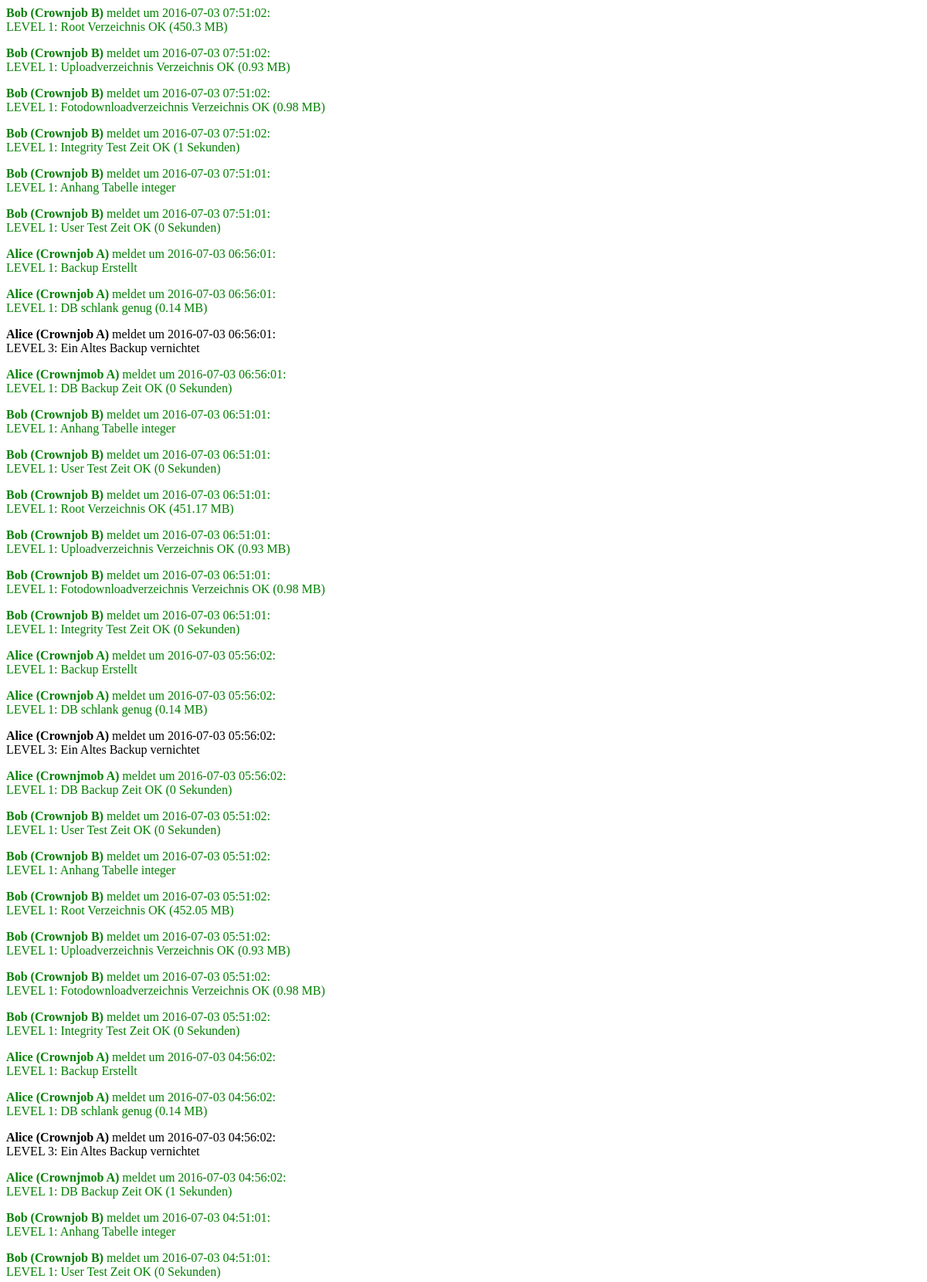
Page /Desktop/alert.php (upper part) on the committed database.
### tables this page shows
CREATE TABLE `kuume_alerts` (
  `AlertID` int(11) NOT NULL AUTO_INCREMENT,
  `LEVEL` int(11) NOT NULL,
  `MESSAGE` varchar(500) NOT NULL,
  `DATETIME_IT_HAPPENED` datetime NOT NULL,
  `BY` varchar(50) NOT NULL,
  `OUTPUT` varchar(2000) NOT NULL,
  PRIMARY KEY (`AlertID`)
);

### func.inc.php (called while the page is built, shortened)
<?php
function connect(){
    include 'config.inc.php';
    $conn = new mysqli($server, $username, $password, $database);
    return $conn;
}

### Desktop/alert.php (the view, shortened to what this page needs)
<?php
include_once 'func.inc.php';
include 'header.php';
$query="SELECT * FROM kuume_alerts ORDER BY DATETIME_IT_HAPPENED DESC";
$result=mysqli_query(connect(), $query);
while($row=  mysqli_fetch_array($result)){
    echo "<p style='";
    switch ($row[LEVEL]) {
        case 3:
            echo "color: black;";
            break;
        case 2:
        case 1:
            echo "color: green;";
            break;
    }
    echo "'><b>$row[BY]</b> meldet um $row[DATETIME_IT_HAPPENED]: <br>LEVEL $row[LEVEL]: $row[MESSAGE]";
    if($row[OUTPUT]!=""){
        echo " ($row[OUTPUT])</p>";
    }else{
        echo "<p>";
    }
}

### Desktop/style.css (style rules this page uses)
body { padding: 0px; }

### rows in the picture
kuume_alerts: BY "Bob (Crownjob B)", DATETIME_IT_HAPPENED "2016-07-03 07:51:02", LEVEL "1", MESSAGE "Root Verzeichnis OK", OUTPUT "450.3 MB"
kuume_alerts: BY "Bob (Crownjob B)", DATETIME_IT_HAPPENED "2016-07-03 07:51:02", LEVEL "1", MESSAGE "Uploadverzeichnis Verzeichnis OK", OUTPUT "0.93 MB"
kuume_alerts: BY "Bob (Crownjob B)", DATETIME_IT_HAPPENED "2016-07-03 07:51:02", LEVEL "1", MESSAGE "Fotodownloadverzeichnis Verzeichnis OK", OUTPUT "0.98 MB"
kuume_alerts: BY "Bob (Crownjob B)", DATETIME_IT_HAPPENED "2016-07-03 07:51:02", LEVEL "1", MESSAGE "Integrity Test Zeit OK", OUTPUT "1 Sekunden"
kuume_alerts: BY "Bob (Crownjob B)", DATETIME_IT_HAPPENED "2016-07-03 07:51:01", LEVEL "1", MESSAGE "Anhang Tabelle integer"
kuume_alerts: BY "Bob (Crownjob B)", DATETIME_IT_HAPPENED "2016-07-03 07:51:01", LEVEL "1", MESSAGE "User Test Zeit OK", OUTPUT "0 Sekunden"
kuume_alerts: BY "Alice (Crownjob A)", DATETIME_IT_HAPPENED "2016-07-03 06:56:01", LEVEL "1", MESSAGE "Backup Erstellt"
kuume_alerts: BY "Alice (Crownjob A)", DATETIME_IT_HAPPENED "2016-07-03 06:56:01", LEVEL "1", MESSAGE "DB schlank genug", OUTPUT "0.14 MB"
kuume_alerts: BY "Alice (Crownjob A)", DATETIME_IT_HAPPENED "2016-07-03 06:56:01", LEVEL "3", MESSAGE "Ein Altes Backup vernichtet"
kuume_alerts: BY "Alice (Crownjmob A)", DATETIME_IT_HAPPENED "2016-07-03 06:56:01", LEVEL "1", MESSAGE "DB Backup Zeit OK", OUTPUT "0 Sekunden"
kuume_alerts: BY "Bob (Crownjob B)", DATETIME_IT_HAPPENED "2016-07-03 06:51:01", LEVEL "1", MESSAGE "Anhang Tabelle integer"
kuume_alerts: BY "Bob (Crownjob B)", DATETIME_IT_HAPPENED "2016-07-03 06:51:01", LEVEL "1", MESSAGE "User Test Zeit OK", OUTPUT "0 Sekunden"
kuume_alerts: BY "Bob (Crownjob B)", DATETIME_IT_HAPPENED "2016-07-03 06:51:01", LEVEL "1", MESSAGE "Root Verzeichnis OK", OUTPUT "451.17 MB"
kuume_alerts: BY "Bob (Crownjob B)", DATETIME_IT_HAPPENED "2016-07-03 06:51:01", LEVEL "1", MESSAGE "Uploadverzeichnis Verzeichnis OK", OUTPUT "0.93 MB"
kuume_alerts: BY "Bob (Crownjob B)", DATETIME_IT_HAPPENED "2016-07-03 06:51:01", LEVEL "1", MESSAGE "Fotodownloadverzeichnis Verzeichnis OK", OUTPUT "0.98 MB"
kuume_alerts: BY "Bob (Crownjob B)", DATETIME_IT_HAPPENED "2016-07-03 06:51:01", LEVEL "1", MESSAGE "Integrity Test Zeit OK", OUTPUT "0 Sekunden"
kuume_alerts: BY "Alice (Crownjob A)", DATETIME_IT_HAPPENED "2016-07-03 05:56:02", LEVEL "1", MESSAGE "Backup Erstellt"
kuume_alerts: BY "Alice (Crownjob A)", DATETIME_IT_HAPPENED "2016-07-03 05:56:02", LEVEL "1", MESSAGE "DB schlank genug", OUTPUT "0.14 MB"
kuume_alerts: BY "Alice (Crownjob A)", DATETIME_IT_HAPPENED "2016-07-03 05:56:02", LEVEL "3", MESSAGE "Ein Altes Backup vernichtet"
kuume_alerts: BY "Alice (Crownjmob A)", DATETIME_IT_HAPPENED "2016-07-03 05:56:02", LEVEL "1", MESSAGE "DB Backup Zeit OK", OUTPUT "0 Sekunden"
kuume_alerts: BY "Bob (Crownjob B)", DATETIME_IT_HAPPENED "2016-07-03 05:51:02", LEVEL "1", MESSAGE "User Test Zeit OK", OUTPUT "0 Sekunden"
kuume_alerts: BY "Bob (Crownjob B)", DATETIME_IT_HAPPENED "2016-07-03 05:51:02", LEVEL "1", MESSAGE "Anhang Tabelle integer"
kuume_alerts: BY "Bob (Crownjob B)", DATETIME_IT_HAPPENED "2016-07-03 05:51:02", LEVEL "1", MESSAGE "Root Verzeichnis OK", OUTPUT "452.05 MB"
kuume_alerts: BY "Bob (Crownjob B)", DATETIME_IT_HAPPENED "2016-07-03 05:51:02", LEVEL "1", MESSAGE "Uploadverzeichnis Verzeichnis OK", OUTPUT "0.93 MB"
kuume_alerts: BY "Bob (Crownjob B)", DATETIME_IT_HAPPENED "2016-07-03 05:51:02", LEVEL "1", MESSAGE "Fotodownloadverzeichnis Verzeichnis OK", OUTPUT "0.98 MB"
kuume_alerts: BY "Bob (Crownjob B)", DATETIME_IT_HAPPENED "2016-07-03 05:51:02", LEVEL "1", MESSAGE "Integrity Test Zeit OK", OUTPUT "0 Sekunden"
kuume_alerts: BY "Alice (Crownjob A)", DATETIME_IT_HAPPENED "2016-07-03 04:56:02", LEVEL "1", MESSAGE "Backup Erstellt"
kuume_alerts: BY "Alice (Crownjob A)", DATETIME_IT_HAPPENED "2016-07-03 04:56:02", LEVEL "1", MESSAGE "DB schlank genug", OUTPUT "0.14 MB"
kuume_alerts: BY "Alice (Crownjob A)", DATETIME_IT_HAPPENED "2016-07-03 04:56:02", LEVEL "3", MESSAGE "Ein Altes Backup vernichtet"
kuume_alerts: BY "Alice (Crownjmob A)", DATETIME_IT_HAPPENED "2016-07-03 04:56:02", LEVEL "1", MESSAGE "DB Backup Zeit OK", OUTPUT "1 Sekunden"
kuume_alerts: BY "Bob (Crownjob B)", DATETIME_IT_HAPPENED "2016-07-03 04:51:01", LEVEL "1", MESSAGE "Anhang Tabelle integer"
kuume_alerts: BY "Bob (Crownjob B)", DATETIME_IT_HAPPENED "2016-07-03 04:51:01", LEVEL "1", MESSAGE "User Test Zeit OK", OUTPUT "0 Sekunden"
